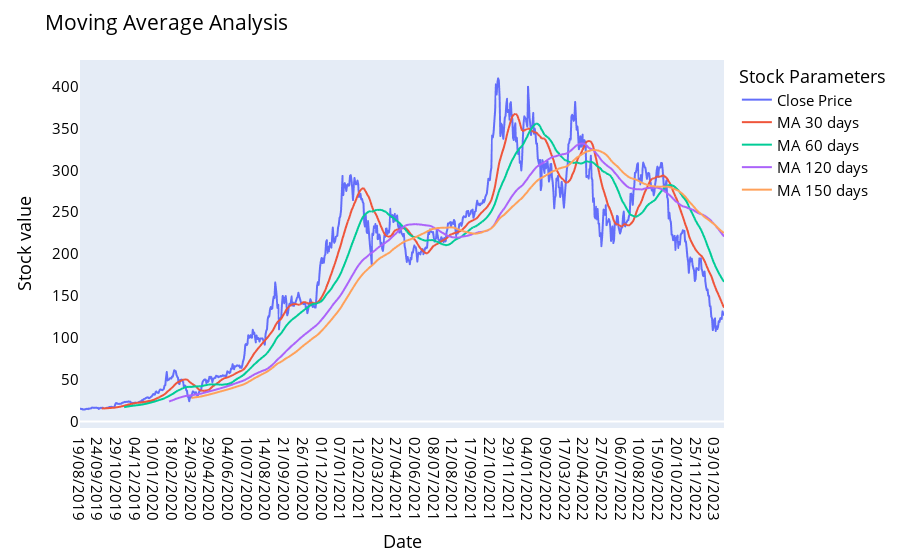

Notebook cell for this chart:
### Code cell
names = cycle(['Close Price','MA 30 days','MA 60 days','MA 120 days','MA 150 days'])

fig = px.line(data, x=data.index ,y=[data['Close'],data['MA for 30 days'],data['MA for 60 days'],data['MA for 120 days'], data['MA for 150 days']],labels={'date': 'Date','value':'Stock value'})
fig.update_layout(title_text='Moving Average Analysis', font_size=15, font_color='black',legend_title_text='Stock Parameters')
fig.update_xaxes(showgrid=False)
fig.update_yaxes(showgrid=False)
fig.for_each_trace(lambda t:  t.update(name = next(names)))
fig.show()

### Figure 1 — Plotly figure (JSON) as saved in the notebook; plotly's stock layout.template omitted (floating-point values rounded to 4 significant figures; data arrays with more than 128 entries replaced by an {"elided": "..."} marker saying what was removed)
{"data": [{"hovertemplate": "variable=Close<br>Date=%{x}<br>Stock value=%{y}<extra></extra>", "legendgroup": "Close", "line": {"color": "#636efa", "dash": "solid"}, "marker": {"symbol": "circle"}, "mode": "lines", "name": "Close Price", "showlegend": true, "type": "scattergl", "x": {"elided": "862 str values"}, "xaxis": "x", "y": {"elided": "862 float values"}, "yaxis": "y"}, {"hovertemplate": "variable=MA for 30 days<br>Date=%{x}<br>Stock value=%{y}<extra></extra>", "legendgroup": "MA for 30 days", "line": {"color": "#EF553B", "dash": "solid"}, "marker": {"symbol": "circle"}, "mode": "lines", "name": "MA 30 days", "showlegend": true, "type": "scattergl", "x": {"elided": "862 str values"}, "xaxis": "x", "y": {"elided": "862 float values"}, "yaxis": "y"}, {"hovertemplate": "variable=MA for 60 days<br>Date=%{x}<br>Stock value=%{y}<extra></extra>", "legendgroup": "MA for 60 days", "line": {"color": "#00cc96", "dash": "solid"}, "marker": {"symbol": "circle"}, "mode": "lines", "name": "MA 60 days", "showlegend": true, "type": "scattergl", "x": {"elided": "862 str values"}, "xaxis": "x", "y": {"elided": "862 float values"}, "yaxis": "y"}, {"hovertemplate": "variable=MA for 120 days<br>Date=%{x}<br>Stock value=%{y}<extra></extra>", "legendgroup": "MA for 120 days", "line": {"color": "#ab63fa", "dash": "solid"}, "marker": {"symbol": "circle"}, "mode": "lines", "name": "MA 120 days", "showlegend": true, "type": "scattergl", "x": {"elided": "862 str values"}, "xaxis": "x", "y": {"elided": "862 float values"}, "yaxis": "y"}, {"hovertemplate": "variable=MA for 150 days<br>Date=%{x}<br>Stock value=%{y}<extra></extra>", "legendgroup": "MA for 150 days", "line": {"color": "#FFA15A", "dash": "solid"}, "marker": {"symbol": "circle"}, "mode": "lines", "name": "MA 150 days", "showlegend": true, "type": "scattergl", "x": {"elided": "862 str values"}, "xaxis": "x", "y": {"elided": "862 float values"}, "yaxis": "y"}], "layout": {"autosize": true, "font": {"color": "black", "size": 15}, "legend": {"title": {"text": "Stock Parameters"}, "tracegroupgap": 0}, "margin": {"t": 60}, "title": {"text": "Moving Average Analysis"}, "xaxis": {"anchor": "y", "autorange": true, "domain": [0, 1], "range": [0, 861], "showgrid": false, "title": {"text": "Date"}, "type": "category"}, "yaxis": {"anchor": "x", "autorange": true, "domain": [0, 1], "range": [-7.9, 432.0], "showgrid": false, "title": {"text": "Stock value"}, "type": "linear"}}}
